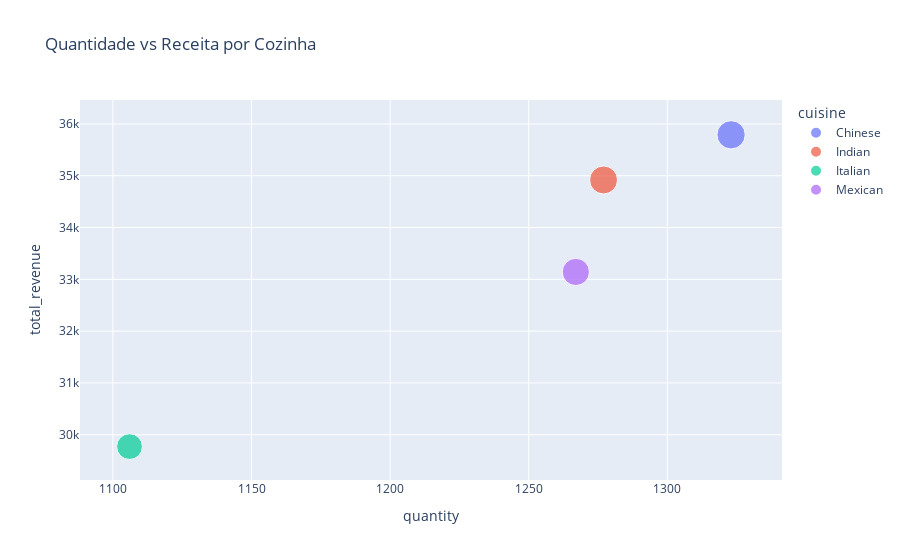

Write notebook code for a chart like this one.
### Code cell
cuisine_data = df.groupby('cuisine').agg({'quantity': 'sum', 'total_revenue': 'sum'}).reset_index()

print("Resumo por tipo de cozinha:")
print(cuisine_data)

fig, ax1 = plt.subplots(figsize=(10,6))
ax2 = ax1.twinx()
ax1.bar(cuisine_data['cuisine'], cuisine_data['quantity'], color='skyblue', label='Quantidade')
ax2.plot(cuisine_data['cuisine'], cuisine_data['total_revenue'], color='red', marker='o', label='Receita')

ax1.set_ylabel('Quantidade')
ax2.set_ylabel('Receita')
ax1.set_title('Quantidade Vendida e Receita por Tipo de Cozinha')
plt.xticks(rotation=45)
plt.tight_layout()
plt.show()

fig = px.scatter(cuisine_data, x='quantity', y='total_revenue', size='total_revenue',
                 color='cuisine', hover_name='cuisine', title='Quantidade vs Receita por Cozinha')
fig.show()

### Figure 1 — Plotly figure (JSON) as saved in the notebook; plotly's stock layout.template omitted (floating-point values rounded to 4 significant figures)
{"data": [{"hovertemplate": "<b>%{hovertext}</b><br><br>cuisine=Chinese<br>quantity=%{x}<br>total_revenue=%{marker.size}<extra></extra>", "hovertext": ["Chinese"], "legendgroup": "Chinese", "marker": {"color": "#636efa", "size": [35791], "sizemode": "area", "sizeref": 89.48, "symbol": "circle"}, "mode": "markers", "name": "Chinese", "orientation": "v", "showlegend": true, "type": "scatter", "x": [1323], "xaxis": "x", "y": [35791], "yaxis": "y"}, {"hovertemplate": "<b>%{hovertext}</b><br><br>cuisine=Indian<br>quantity=%{x}<br>total_revenue=%{marker.size}<extra></extra>", "hovertext": ["Indian"], "legendgroup": "Indian", "marker": {"color": "#EF553B", "size": [34919], "sizemode": "area", "sizeref": 89.48, "symbol": "circle"}, "mode": "markers", "name": "Indian", "orientation": "v", "showlegend": true, "type": "scatter", "x": [1277], "xaxis": "x", "y": [34919], "yaxis": "y"}, {"hovertemplate": "<b>%{hovertext}</b><br><br>cuisine=Italian<br>quantity=%{x}<br>total_revenue=%{marker.size}<extra></extra>", "hovertext": ["Italian"], "legendgroup": "Italian", "marker": {"color": "#00cc96", "size": [29771], "sizemode": "area", "sizeref": 89.48, "symbol": "circle"}, "mode": "markers", "name": "Italian", "orientation": "v", "showlegend": true, "type": "scatter", "x": [1106], "xaxis": "x", "y": [29771], "yaxis": "y"}, {"hovertemplate": "<b>%{hovertext}</b><br><br>cuisine=Mexican<br>quantity=%{x}<br>total_revenue=%{marker.size}<extra></extra>", "hovertext": ["Mexican"], "legendgroup": "Mexican", "marker": {"color": "#ab63fa", "size": [33143], "sizemode": "area", "sizeref": 89.48, "symbol": "circle"}, "mode": "markers", "name": "Mexican", "orientation": "v", "showlegend": true, "type": "scatter", "x": [1267], "xaxis": "x", "y": [33143], "yaxis": "y"}], "layout": {"autosize": true, "legend": {"itemsizing": "constant", "title": {"text": "cuisine"}, "tracegroupgap": 0}, "title": {"text": "Quantidade vs Receita por Cozinha"}, "xaxis": {"anchor": "y", "autorange": true, "domain": [0, 1], "range": [1080.0, 1350.0], "title": {"text": "quantity"}, "type": "linear"}, "yaxis": {"anchor": "x", "autorange": true, "domain": [0, 1], "range": [28700.0, 36920.0], "title": {"text": "total_revenue"}, "type": "linear"}}}
